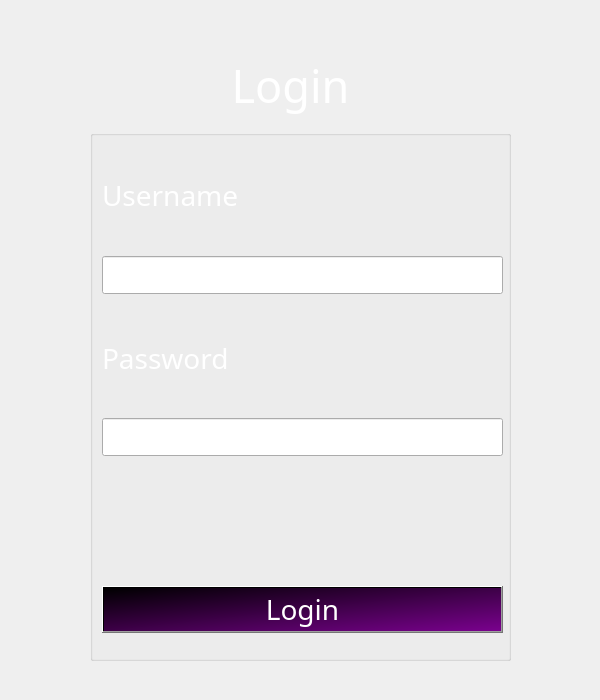
<?xml version="1.0" encoding="UTF-8"?>
<ui version="4.0">
 <class>Login</class>
 <widget class="QDialog" name="Login">
  <property name="geometry">
   <rect>
    <x>0</x>
    <y>0</y>
    <width>600</width>
    <height>700</height>
   </rect>
  </property>
  <property name="maximumSize">
   <size>
    <width>600</width>
    <height>700</height>
   </size>
  </property>
  <property name="windowTitle">
   <string>Login</string>
  </property>
  <property name="windowIcon">
   <iconset resource="src.qrc">
    <normaloff>:/images/ghjk.png</normaloff>:/images/ghjk.png</iconset>
  </property>
  <widget class="QLabel" name="label">
   <property name="geometry">
    <rect>
     <x>140</x>
     <y>30</y>
     <width>301</width>
     <height>111</height>
    </rect>
   </property>
   <property name="font">
    <font>
     <family>Sitka Banner</family>
     <pointsize>34</pointsize>
    </font>
   </property>
   <property name="styleSheet">
    <string notr="true">color: rgb(255, 255, 255);</string>
   </property>
   <property name="text">
    <string>Login</string>
   </property>
   <property name="alignment">
    <set>Qt::AlignmentFlag::AlignCenter</set>
   </property>
  </widget>
  <widget class="QGroupBox" name="groupBox">
   <property name="geometry">
    <rect>
     <x>90</x>
     <y>130</y>
     <width>421</width>
     <height>531</height>
    </rect>
   </property>
   <property name="font">
    <font>
     <family>Sitka Banner</family>
     <pointsize>30</pointsize>
     <bold>true</bold>
    </font>
   </property>
   <property name="styleSheet">
    <string notr="true">color: rgb(255, 255, 255);</string>
   </property>
   <property name="title">
    <string/>
   </property>
   <property name="alignment">
    <set>Qt::AlignmentFlag::AlignCenter</set>
   </property>
   <widget class="QWidget" name="layoutWidget">
    <property name="geometry">
     <rect>
      <x>12</x>
      <y>42</y>
      <width>401</width>
      <height>461</height>
     </rect>
    </property>
    <layout class="QVBoxLayout" name="verticalLayout_4">
     <property name="spacing">
      <number>112</number>
     </property>
     <item>
      <layout class="QVBoxLayout" name="verticalLayout_3">
       <property name="spacing">
        <number>37</number>
       </property>
       <property name="bottomMargin">
        <number>12</number>
       </property>
       <item>
        <layout class="QVBoxLayout" name="verticalLayout">
         <property name="bottomMargin">
          <number>5</number>
         </property>
         <item>
          <widget class="QLabel" name="label_2">
           <property name="font">
            <font>
             <family>Sitka Banner</family>
             <pointsize>21</pointsize>
             <bold>false</bold>
            </font>
           </property>
           <property name="text">
            <string>Username</string>
           </property>
          </widget>
         </item>
         <item>
          <widget class="QLineEdit" name="usernameLogin">
           <property name="font">
            <font>
             <family>Sitka Banner</family>
             <pointsize>16</pointsize>
             <bold>false</bold>
            </font>
           </property>
           <property name="styleSheet">
            <string notr="true">color: rgb(6, 6, 6);</string>
           </property>
          </widget>
         </item>
        </layout>
       </item>
       <item>
        <layout class="QVBoxLayout" name="verticalLayout_2">
         <property name="bottomMargin">
          <number>6</number>
         </property>
         <item>
          <widget class="QLabel" name="label_3">
           <property name="font">
            <font>
             <family>Sitka Banner</family>
             <pointsize>21</pointsize>
             <bold>false</bold>
            </font>
           </property>
           <property name="text">
            <string>Password</string>
           </property>
          </widget>
         </item>
         <item>
          <widget class="QLineEdit" name="PasswordLogin">
           <property name="font">
            <font>
             <family>Sitka Banner</family>
             <pointsize>16</pointsize>
             <bold>false</bold>
            </font>
           </property>
           <property name="styleSheet">
            <string notr="true">color: rgb(6, 6, 6);</string>
           </property>
           <property name="echoMode">
            <enum>QLineEdit::EchoMode::Password</enum>
           </property>
          </widget>
         </item>
        </layout>
       </item>
      </layout>
     </item>
     <item>
      <widget class="QPushButton" name="Loginbtn">
       <property name="sizeIncrement">
        <size>
         <width>0</width>
         <height>0</height>
        </size>
       </property>
       <property name="font">
        <font>
         <family>Sitka Banner</family>
         <pointsize>21</pointsize>
         <bold>false</bold>
        </font>
       </property>
       <property name="cursor">
        <cursorShape>PointingHandCursor</cursorShape>
       </property>
       <property name="styleSheet">
        <string notr="true">background-color: qlineargradient(spread:pad, x1:0, y1:0, x2:1, y2:1, stop:0 rgba(0, 0, 0, 255), stop:1 rgba(122, 1, 142, 255));
color: rgb(255, 255, 255);</string>
       </property>
       <property name="text">
        <string>Login</string>
       </property>
      </widget>
     </item>
    </layout>
   </widget>
  </widget>
  <widget class="QLabel" name="label_4">
   <property name="geometry">
    <rect>
     <x>-120</x>
     <y>-10</y>
     <width>1271</width>
     <height>721</height>
    </rect>
   </property>
   <property name="styleSheet">
    <string notr="true">image: url(:/images/6070859.jpg);</string>
   </property>
   <property name="text">
    <string/>
   </property>
  </widget>
  <zorder>label_4</zorder>
  <zorder>label</zorder>
  <zorder>groupBox</zorder>
 </widget>
 <resources>
  <include location="src.qrc"/>
 </resources>
 <connections/>
</ui>
